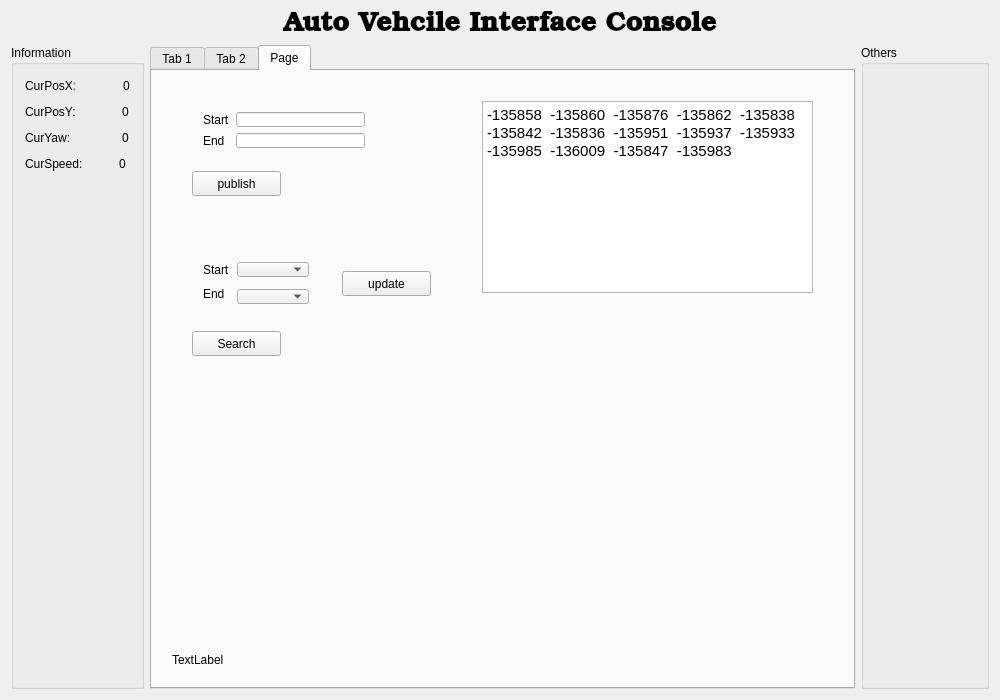
<?xml version="1.0" encoding="UTF-8"?>
<ui version="4.0">
 <class>MainWindow</class>
 <widget class="QMainWindow" name="MainWindow">
  <property name="geometry">
   <rect>
    <x>0</x>
    <y>0</y>
    <width>1000</width>
    <height>700</height>
   </rect>
  </property>
  <property name="windowTitle">
   <string>MainWindow</string>
  </property>
  <property name="tabShape">
   <enum>QTabWidget::Triangular</enum>
  </property>
  <widget class="QWidget" name="centralWidget">
   <layout class="QGridLayout" name="gridLayout_3">
    <item row="1" column="2">
     <widget class="QGroupBox" name="groupBox_information_2">
      <property name="contextMenuPolicy">
       <enum>Qt::DefaultContextMenu</enum>
      </property>
      <property name="title">
       <string>Others</string>
      </property>
      <layout class="QGridLayout" name="gridLayout_2">
       <item row="0" column="0">
        <spacer name="horizontalSpacer_7">
         <property name="orientation">
          <enum>Qt::Horizontal</enum>
         </property>
         <property name="sizeType">
          <enum>QSizePolicy::Fixed</enum>
         </property>
         <property name="sizeHint" stdset="0">
          <size>
           <width>100</width>
           <height>20</height>
          </size>
         </property>
        </spacer>
       </item>
       <item row="1" column="0">
        <spacer name="verticalSpacer">
         <property name="orientation">
          <enum>Qt::Vertical</enum>
         </property>
         <property name="sizeHint" stdset="0">
          <size>
           <width>20</width>
           <height>40</height>
          </size>
         </property>
        </spacer>
       </item>
      </layout>
     </widget>
    </item>
    <item row="1" column="0">
     <widget class="QGroupBox" name="groupBox_information">
      <property name="contextMenuPolicy">
       <enum>Qt::DefaultContextMenu</enum>
      </property>
      <property name="title">
       <string>Information</string>
      </property>
      <layout class="QGridLayout" name="gridLayout">
       <item row="0" column="0">
        <layout class="QVBoxLayout" name="verticalLayout_2">
         <item>
          <layout class="QHBoxLayout" name="horizontalLayout_2">
           <item>
            <widget class="QLabel" name="label_2">
             <property name="text">
              <string>CurPosX:</string>
             </property>
            </widget>
           </item>
           <item>
            <spacer name="horizontalSpacer_3">
             <property name="orientation">
              <enum>Qt::Horizontal</enum>
             </property>
             <property name="sizeType">
              <enum>QSizePolicy::Fixed</enum>
             </property>
             <property name="sizeHint" stdset="0">
              <size>
               <width>40</width>
               <height>20</height>
              </size>
             </property>
            </spacer>
           </item>
           <item>
            <widget class="QLabel" name="label_cur_pos_x_val">
             <property name="text">
              <string>0</string>
             </property>
            </widget>
           </item>
          </layout>
         </item>
         <item>
          <layout class="QHBoxLayout" name="horizontalLayout_3">
           <item>
            <widget class="QLabel" name="label_3">
             <property name="text">
              <string>CurPosY:</string>
             </property>
            </widget>
           </item>
           <item>
            <spacer name="horizontalSpacer_4">
             <property name="orientation">
              <enum>Qt::Horizontal</enum>
             </property>
             <property name="sizeType">
              <enum>QSizePolicy::Fixed</enum>
             </property>
             <property name="sizeHint" stdset="0">
              <size>
               <width>40</width>
               <height>20</height>
              </size>
             </property>
            </spacer>
           </item>
           <item>
            <widget class="QLabel" name="label_cur_pos_y_val">
             <property name="text">
              <string>0</string>
             </property>
            </widget>
           </item>
          </layout>
         </item>
         <item>
          <layout class="QHBoxLayout" name="horizontalLayout_5">
           <item>
            <widget class="QLabel" name="label_8">
             <property name="text">
              <string>CurYaw:</string>
             </property>
            </widget>
           </item>
           <item>
            <spacer name="horizontalSpacer_5">
             <property name="orientation">
              <enum>Qt::Horizontal</enum>
             </property>
             <property name="sizeType">
              <enum>QSizePolicy::Fixed</enum>
             </property>
             <property name="sizeHint" stdset="0">
              <size>
               <width>45</width>
               <height>20</height>
              </size>
             </property>
            </spacer>
           </item>
           <item>
            <widget class="QLabel" name="label_cur_yaw_val">
             <property name="text">
              <string>0</string>
             </property>
            </widget>
           </item>
          </layout>
         </item>
         <item>
          <layout class="QHBoxLayout" name="horizontalLayout_6">
           <item>
            <widget class="QLabel" name="label_10">
             <property name="text">
              <string>CurSpeed:</string>
             </property>
            </widget>
           </item>
           <item>
            <spacer name="horizontalSpacer_6">
             <property name="orientation">
              <enum>Qt::Horizontal</enum>
             </property>
             <property name="sizeType">
              <enum>QSizePolicy::Fixed</enum>
             </property>
             <property name="sizeHint" stdset="0">
              <size>
               <width>30</width>
               <height>20</height>
              </size>
             </property>
            </spacer>
           </item>
           <item>
            <widget class="QLabel" name="label_cur_speed_val">
             <property name="text">
              <string>0</string>
             </property>
            </widget>
           </item>
          </layout>
         </item>
        </layout>
       </item>
       <item row="1" column="0">
        <spacer name="verticalSpacer_3">
         <property name="orientation">
          <enum>Qt::Vertical</enum>
         </property>
         <property name="sizeHint" stdset="0">
          <size>
           <width>20</width>
           <height>40</height>
          </size>
         </property>
        </spacer>
       </item>
      </layout>
     </widget>
    </item>
    <item row="0" column="0" colspan="3">
     <layout class="QHBoxLayout" name="horizontalLayout">
      <item>
       <spacer name="horizontalSpacer">
        <property name="orientation">
         <enum>Qt::Horizontal</enum>
        </property>
        <property name="sizeHint" stdset="0">
         <size>
          <width>40</width>
          <height>20</height>
         </size>
        </property>
       </spacer>
      </item>
      <item>
       <widget class="QLabel" name="label">
        <property name="font">
         <font>
          <family>URW Bookman L</family>
          <pointsize>20</pointsize>
          <weight>75</weight>
          <bold>true</bold>
         </font>
        </property>
        <property name="text">
         <string>Auto Vehcile Interface Console</string>
        </property>
       </widget>
      </item>
      <item>
       <spacer name="horizontalSpacer_2">
        <property name="orientation">
         <enum>Qt::Horizontal</enum>
        </property>
        <property name="sizeHint" stdset="0">
         <size>
          <width>40</width>
          <height>20</height>
         </size>
        </property>
       </spacer>
      </item>
     </layout>
    </item>
    <item row="1" column="1">
     <widget class="QTabWidget" name="tabWidget">
      <property name="currentIndex">
       <number>2</number>
      </property>
      <widget class="QWidget" name="T1">
       <attribute name="title">
        <string>Tab 1</string>
       </attribute>
      </widget>
      <widget class="QWidget" name="T2">
       <attribute name="title">
        <string>Tab 2</string>
       </attribute>
       <widget class="QPushButton" name="pushButton_send">
        <property name="geometry">
         <rect>
          <x>19</x>
          <y>110</y>
          <width>161</width>
          <height>25</height>
         </rect>
        </property>
        <property name="text">
         <string>send</string>
        </property>
       </widget>
       <widget class="QWidget" name="layoutWidget">
        <property name="geometry">
         <rect>
          <x>20</x>
          <y>70</y>
          <width>161</width>
          <height>27</height>
         </rect>
        </property>
        <layout class="QHBoxLayout" name="horizontalLayout_8">
         <item>
          <widget class="QLabel" name="label_6">
           <property name="text">
            <string>steer</string>
           </property>
          </widget>
         </item>
         <item>
          <spacer name="horizontalSpacer_8">
           <property name="orientation">
            <enum>Qt::Horizontal</enum>
           </property>
           <property name="sizeType">
            <enum>QSizePolicy::Fixed</enum>
           </property>
           <property name="sizeHint" stdset="0">
            <size>
             <width>15</width>
             <height>20</height>
            </size>
           </property>
          </spacer>
         </item>
         <item>
          <widget class="QLineEdit" name="lineEdit_send_steer_val"/>
         </item>
        </layout>
       </widget>
       <widget class="QWidget" name="layoutWidget">
        <property name="geometry">
         <rect>
          <x>20</x>
          <y>30</y>
          <width>161</width>
          <height>27</height>
         </rect>
        </property>
        <layout class="QHBoxLayout" name="horizontalLayout_4">
         <item>
          <widget class="QLabel" name="label_4">
           <property name="text">
            <string>speed</string>
           </property>
          </widget>
         </item>
         <item>
          <spacer name="horizontalSpacer_9">
           <property name="orientation">
            <enum>Qt::Horizontal</enum>
           </property>
           <property name="sizeType">
            <enum>QSizePolicy::Fixed</enum>
           </property>
           <property name="sizeHint" stdset="0">
            <size>
             <width>10</width>
             <height>20</height>
            </size>
           </property>
          </spacer>
         </item>
         <item>
          <widget class="QLineEdit" name="lineEdit_send_speed_val"/>
         </item>
        </layout>
       </widget>
       <widget class="QPushButton" name="pushButton">
        <property name="geometry">
         <rect>
          <x>20</x>
          <y>150</y>
          <width>161</width>
          <height>31</height>
         </rect>
        </property>
        <property name="text">
         <string>SEND</string>
        </property>
       </widget>
      </widget>
      <widget class="QWidget" name="T3">
       <attribute name="title">
        <string>Page</string>
       </attribute>
       <widget class="QPushButton" name="pushButtonSearch">
        <property name="geometry">
         <rect>
          <x>40</x>
          <y>260</y>
          <width>89</width>
          <height>25</height>
         </rect>
        </property>
        <property name="text">
         <string>Search</string>
        </property>
       </widget>
       <widget class="QLabel" name="label_9">
        <property name="geometry">
         <rect>
          <x>20</x>
          <y>580</y>
          <width>631</width>
          <height>17</height>
         </rect>
        </property>
        <property name="text">
         <string>TextLabel</string>
        </property>
       </widget>
       <widget class="QWidget" name="layoutWidget">
        <property name="geometry">
         <rect>
          <x>40</x>
          <y>30</y>
          <width>184</width>
          <height>58</height>
         </rect>
        </property>
        <layout class="QGridLayout" name="gridLayout_4">
         <item row="0" column="0">
          <widget class="QLabel" name="label_5">
           <property name="text">
            <string>Start</string>
           </property>
          </widget>
         </item>
         <item row="0" column="1">
          <widget class="QLineEdit" name="lineEditStartPose"/>
         </item>
         <item row="1" column="0">
          <widget class="QLabel" name="label_7">
           <property name="text">
            <string>End</string>
           </property>
          </widget>
         </item>
         <item row="1" column="1">
          <widget class="QLineEdit" name="lineEditEndPoae"/>
         </item>
        </layout>
       </widget>
       <widget class="QTextBrowser" name="textBrowser">
        <property name="geometry">
         <rect>
          <x>330</x>
          <y>30</y>
          <width>331</width>
          <height>192</height>
         </rect>
        </property>
        <property name="html">
         <string>&lt;!DOCTYPE HTML PUBLIC &quot;-//W3C//DTD HTML 4.0//EN&quot; &quot;http://www.w3.org/TR/REC-html40/strict.dtd&quot;&gt;
&lt;html&gt;&lt;head&gt;&lt;meta name=&quot;qrichtext&quot; content=&quot;1&quot; /&gt;&lt;style type=&quot;text/css&quot;&gt;
p, li { white-space: pre-wrap; }
&lt;/style&gt;&lt;/head&gt;&lt;body style=&quot; font-family:'Ubuntu'; font-size:11pt; font-weight:400; font-style:normal;&quot;&gt;
&lt;p style=&quot; margin-top:0px; margin-bottom:0px; margin-left:0px; margin-right:0px; -qt-block-indent:0; text-indent:0px;&quot;&gt;-135858  -135860  -135876  -135862  -135838&lt;/p&gt;
&lt;p style=&quot; margin-top:0px; margin-bottom:0px; margin-left:0px; margin-right:0px; -qt-block-indent:0; text-indent:0px;&quot;&gt;-135842  -135836  -135951  -135937  -135933&lt;/p&gt;
&lt;p style=&quot; margin-top:0px; margin-bottom:0px; margin-left:0px; margin-right:0px; -qt-block-indent:0; text-indent:0px;&quot;&gt;-135985  -136009  -135847  -135983&lt;/p&gt;&lt;/body&gt;&lt;/html&gt;</string>
        </property>
       </widget>
       <widget class="QPushButton" name="pushButtonSearch_update">
        <property name="geometry">
         <rect>
          <x>190</x>
          <y>200</y>
          <width>89</width>
          <height>25</height>
         </rect>
        </property>
        <property name="text">
         <string>update</string>
        </property>
       </widget>
       <widget class="QWidget" name="layoutWidget">
        <property name="geometry">
         <rect>
          <x>40</x>
          <y>180</y>
          <width>128</width>
          <height>64</height>
         </rect>
        </property>
        <layout class="QGridLayout" name="gridLayout_5">
         <item row="0" column="0">
          <widget class="QLabel" name="label_11">
           <property name="text">
            <string>Start</string>
           </property>
          </widget>
         </item>
         <item row="0" column="1">
          <widget class="QComboBox" name="comboBox_start_id"/>
         </item>
         <item row="1" column="0" rowspan="2" colspan="2">
          <widget class="QLabel" name="label_12">
           <property name="text">
            <string>End</string>
           </property>
          </widget>
         </item>
         <item row="2" column="1">
          <widget class="QComboBox" name="comboBox_end_id"/>
         </item>
        </layout>
       </widget>
       <widget class="QPushButton" name="pushButtonSearch_publish">
        <property name="geometry">
         <rect>
          <x>40</x>
          <y>100</y>
          <width>89</width>
          <height>25</height>
         </rect>
        </property>
        <property name="text">
         <string>publish</string>
        </property>
       </widget>
      </widget>
     </widget>
    </item>
   </layout>
  </widget>
 </widget>
 <layoutdefault spacing="6" margin="11"/>
 <resources/>
 <connections/>
</ui>
